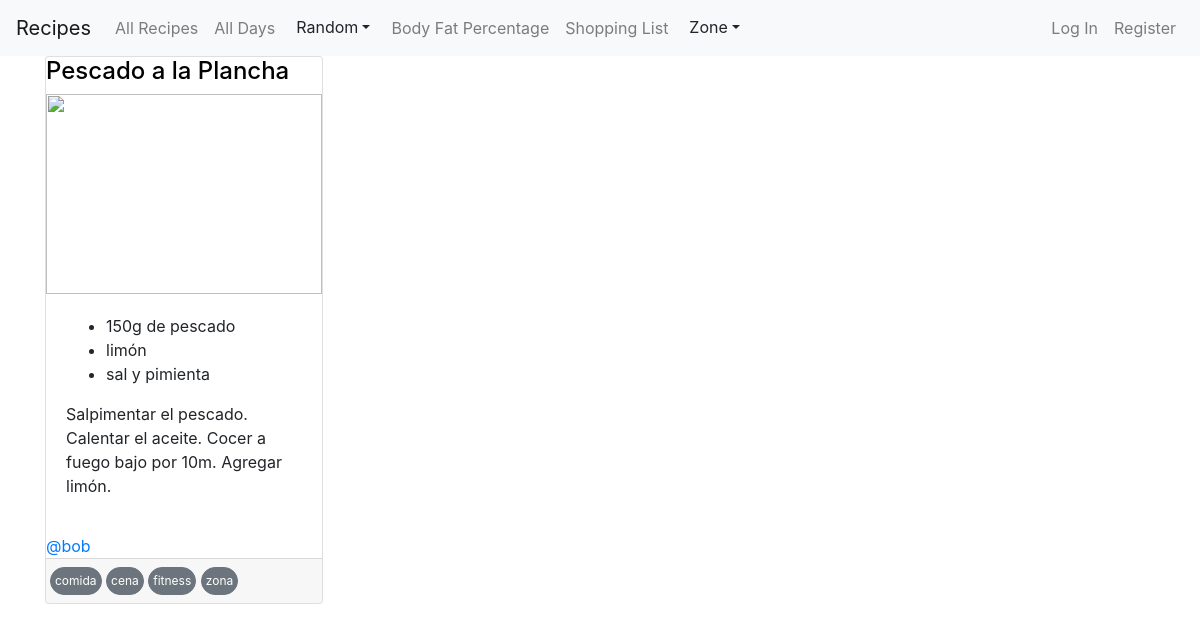
/recipe/17, run on the app's committed database.
### app/models.py (models this page shows, shortened)
class Recipe(models.Model):
    id = models.AutoField(primary_key=True, unique=True)
    title = models.CharField(max_length=30)
    ingredients = models.CharField(max_length=50)
    image_url = models.CharField(max_length=400)
    tags = models.CharField(max_length=50)
    description = models.CharField(max_length=400)
    creator = models.ForeignKey(User, on_delete=models.CASCADE)

class User(AbstractUser):
    pass

### app/views.py (the view)
# urls.py: path("recipe/<int:recipe_id>", views.recipe, name="recipe"),
def recipe(request, recipe_id):
    recipe = Recipe.objects.get(pk=recipe_id)
    return render(request, 'app/recipe.html', {
        'recipe': recipe
    } )

### app/templatetags/my_filters.py (called while the page is built)
def split(text, sep):
  words = text.split(sep)
  clean_words = []
  for word in words:
    clean_word = word.strip(' ')
    clean_words.append(clean_word)
  return clean_words

### app/templates/app/recipe.html (shortened to what this page needs)
{% extends "app/layout.html" %}
{% load my_filters %}
{% block body %}
  <div class="container">
    {% include 'app/render_recipe.html' %}
  </div>
{% endblock %}

### app/templates/app/render_recipe.html (shortened to what this page needs)
{% load my_filters %}
<div class="card col-lg-3 col-sm-6 p-0 mb-2">
  <a href="/recipe/{{recipe.id}}">
      <h4>{{recipe.title}}</h4>
  </a>
  <img src="{{recipe.image_url}}" class="recipe-image">
  <div class="card-body">
      <ul>
          {% for ingredient in recipe.ingredients|split:',' %}
          <li>{{ingredient}}</li>
          {% endfor %}
      </ul>
      <p>{{recipe.description}}</p>
  </div>
  <div class='d-flex justify-content-between'>
      <a href="/profile/{{recipe.creator.id}}">
          @{{recipe.creator}}
      </a>
  </div>
  <div class="card-footer p-1">
      {% for tag in recipe.tags|split:',' %}
      <a href="/filter_by_tag/{{tag}}">
          <small class="btn btn-sm btn-secondary rounded-pill my-1 p-1 tag">{{tag}}</small>
      </a>
      {% endfor %}
  </div>
</div>

### app/static/app/styles.css (style rules this page uses)
.recipe-image { width: 100%; height: 25vh; object-fit: cover; }
.card small { font-size: 12px; }
.card > a h4 { text-decoration: none; color: black; }
.card-footer a { text-decoration: none; }

### data on the page
Recipe: title "Pescado a la Plancha", description "Salpimentar el pescado. Calentar el aceite. Cocer a fuego bajo por 10m. Agregar limón.", creator "bob"

### other printed values
{{ ingredient }} "150g de pescado" "limón" "sal y pimienta"
{{ tag }} "comida" "cena" "fitness" "zona"
